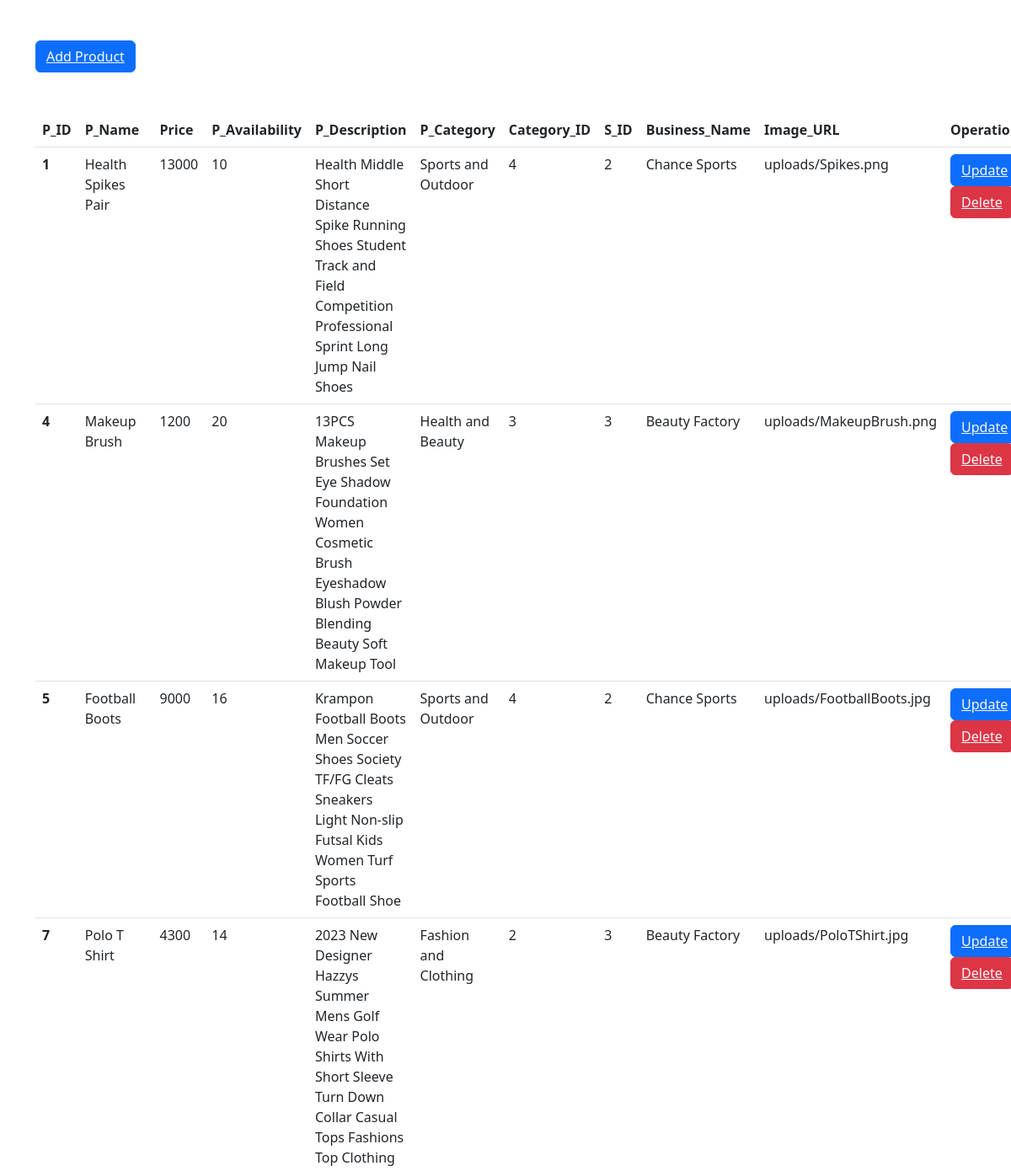
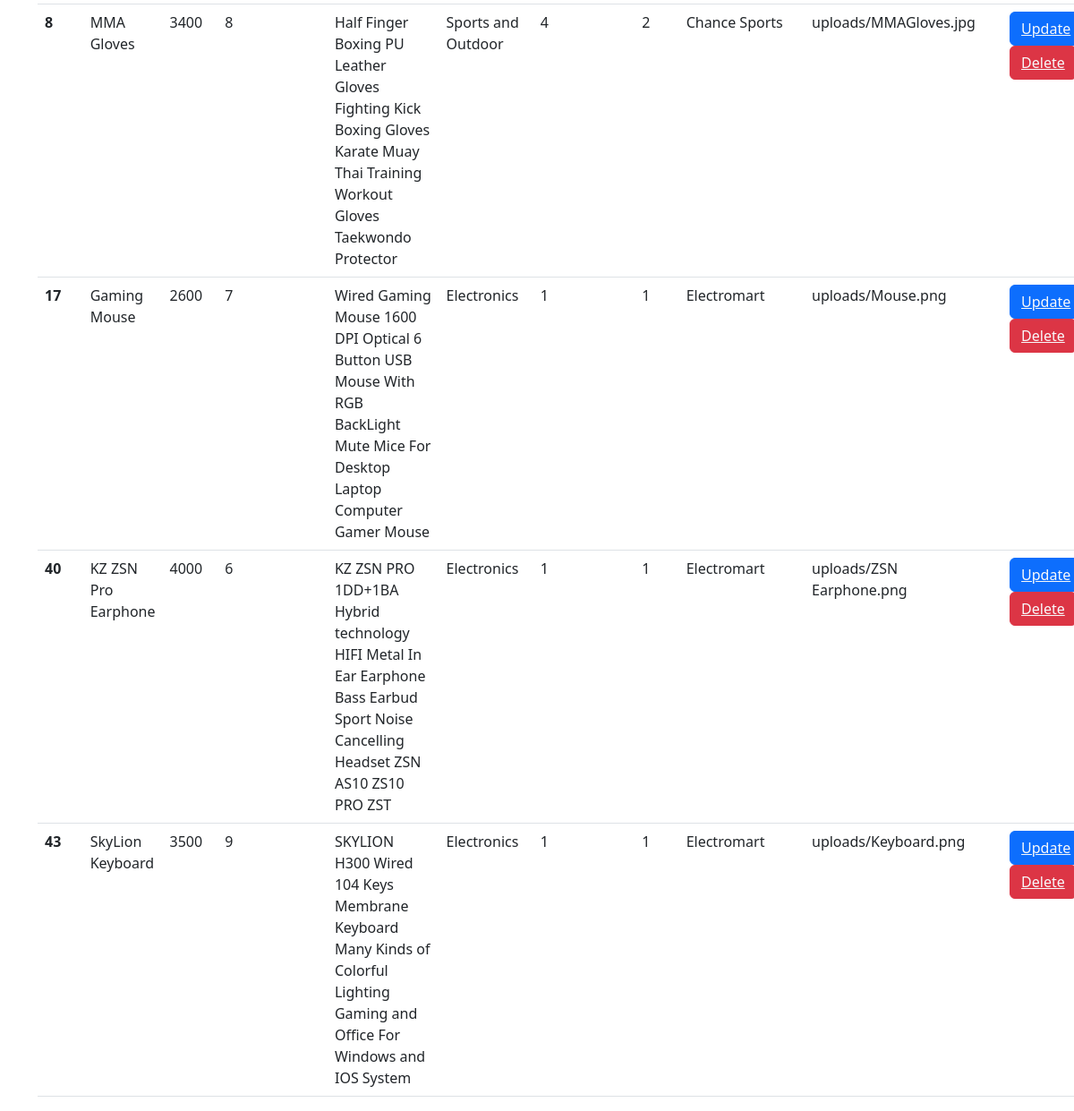
The app's page /productList.php with its own data (2 pictures, top to bottom).
### tables this page shows
CREATE TABLE `product` (
  `P_ID` int(11) NOT NULL,
  `P_Name` varchar(100) NOT NULL,
  `Price` int(11) NOT NULL,
  `P_Availability` int(11) NOT NULL,
  `P_Description` varchar(255) NOT NULL,
  `P_Category` varchar(100) NOT NULL,
  `Category_ID` int(11) NOT NULL,
  `S_ID` int(11) NOT NULL,
  `Business_Name` varchar(50) NOT NULL,
  `Image_URL` varchar(100) NOT NULL
);

### productList.php (the view, shortened to what this page needs)
<?php
  include 'config.php';
?>
<!DOCTYPE html>
<html lang="en">
<head>
    <link rel="stylesheet" href="https://cdn.jsdelivr.net/npm/bootstrap@5.3.0/dist/css/bootstrap.min.css">
</head>
<body>
    <div class="container">
        <button class="btn btn-primary my-5"> <a class="text-light" href="sellerList.php">Add Product</a></button>
        <table class="table">
            <thead>
              <tr>
                <th scope="col">P_ID</th>
                <th scope="col">P_Name</th>
                <th scope="col">Price</th>
                <th scope="col">P_Availability</th>
                <th scope="col">P_Description</th>
                <th scope="col">P_Category</th>
                <th scope="col">Category_ID</th>
                <th scope="col">S_ID</th>
                <th scope="col">Business_Name</th>
                <th scope="col">Image_URL</th>
                <th scope="col">Operations</th>
              </tr>
            </thead>
            <tbody>
                <?php
                  $sql = "select * from product";
                  $result = mysqli_query($conn, $sql);
                  if($result)
                  {
                    while($row = mysqli_fetch_assoc($result))
                    {
                      $P_ID = $row['P_ID'];
                      $P_Name = $row['P_Name'];
                      $Price = $row['Price'];
                      $P_Availability = $row['P_Availability'];
                      $P_Description = $row['P_Description'];
                      $P_Category = $row['P_Category'];
                      $Category_ID = $row['Category_ID'];
                      $S_ID = $row['S_ID'];
                      $Business_Name = $row['Business_Name'];
                      $imagePath = $row['Image_URL'];
                      echo
                        '<tr>
                          <th scope="row">'.$P_ID.'</th>
                          <td>'.$P_Name.'</td>
                          <td>'.$Price.'</td>
                          <td>'.$P_Availability.'</td>
                          <td>'.$P_Description.'</td>
                          <td>'.$P_Category.'</td>
                          <td>'.$Category_ID.'</td>
                          <td>'.$S_ID.'</td>
                          <td>'.$Business_Name.'</td>
                          <td>'.$imagePath.'</td>
                          <td>
                            <button class="btn btn-primary"><a class="text-light" href="update.php?updateid='.$P_ID.'">Update</a></button>
                            <button class="btn btn-danger"><a class="text-light" href="deleteProduct.php?deleteid='.$P_ID.'">Delete</a></button>
                          </td>
                        </tr>';
                    }
                  }
                ?>
            </tbody>
          </table>
    </div>
</body>
</html>

### records on screen
product: P_ID "1", P_Name "Health Spikes Pair", Price "13000", P_Availability "10", P_Description "Health Middle Short Distance Spike Running Shoes Student Track and Field Competition Professional Sprint Long Jump Nail Shoes", P_Category "Sports and Outdoor", Category_ID "4", S_ID "2", Business_Name "Chance Sports", Image_URL "uploads/Spikes.png"
product: P_ID "4", P_Name "Makeup Brush", Price "1200", P_Availability "20", P_Description "13PCS Makeup Brushes Set Eye Shadow Foundation Women Cosmetic Brush Eyeshadow Blush Powder Blending Beauty Soft Makeup Tool", P_Category "Health and Beauty", Category_ID "3", S_ID "3", Business_Name "Beauty Factory", Image_URL "uploads/MakeupBrush.png"
product: P_ID "5", P_Name "Football Boots", Price "9000", P_Availability "16", P_Description "Krampon Football Boots Men Soccer Shoes Society TF/FG Cleats Sneakers Light Non-slip Futsal Kids Women Turf Sports Football Shoe", P_Category "Sports and Outdoor", Category_ID "4", S_ID "2", Business_Name "Chance Sports", Image_URL "uploads/FootballBoots.jpg"
product: P_ID "7", P_Name "Polo T Shirt", Price "4300", P_Availability "14", P_Description "2023 New Designer Hazzys Summer Mens Golf Wear Polo Shirts With Short Sleeve Turn Down Collar Casual Tops Fashions Top Clothing", P_Category "Fashion and Clothing", Category_ID "2", S_ID "3", Business_Name "Beauty Factory", Image_URL "uploads/PoloTShirt.jpg"
product: P_ID "8", P_Name "MMA Gloves", Price "3400", P_Availability "8", P_Description "Half Finger Boxing PU Leather Gloves Fighting Kick Boxing Gloves Karate Muay Thai Training Workout Gloves Taekwondo Protector", P_Category "Sports and Outdoor", Category_ID "4", S_ID "2", Business_Name "Chance Sports", Image_URL "uploads/MMAGloves.jpg"
product: P_ID "17", P_Name "Gaming Mouse", Price "2600", P_Availability "7", P_Description "Wired Gaming Mouse 1600 DPI Optical 6 Button USB Mouse With RGB BackLight Mute Mice For Desktop Laptop Computer Gamer Mouse", P_Category "Electronics", Category_ID "1", S_ID "1", Business_Name "Electromart", Image_URL "uploads/Mouse.png"
product: P_ID "40", P_Name "KZ ZSN Pro Earphone", Price "4000", P_Availability "6", P_Description "KZ ZSN PRO 1DD+1BA Hybrid technology HIFI Metal In Ear Earphone Bass Earbud Sport Noise Cancelling Headset ZSN AS10 ZS10 PRO ZST", P_Category "Electronics", Category_ID "1", S_ID "1", Business_Name "Electromart", Image_URL "uploads/ZSN Earphone.png"
product: P_ID "43", P_Name "SkyLion Keyboard", Price "3500", P_Availability "9", P_Description "SKYLION H300 Wired 104 Keys Membrane Keyboard Many Kinds of Colorful Lighting Gaming and Office For Windows and IOS System", P_Category "Electronics", Category_ID "1", S_ID "1", Business_Name "Electromart", Image_URL "uploads/Keyboard.png"
